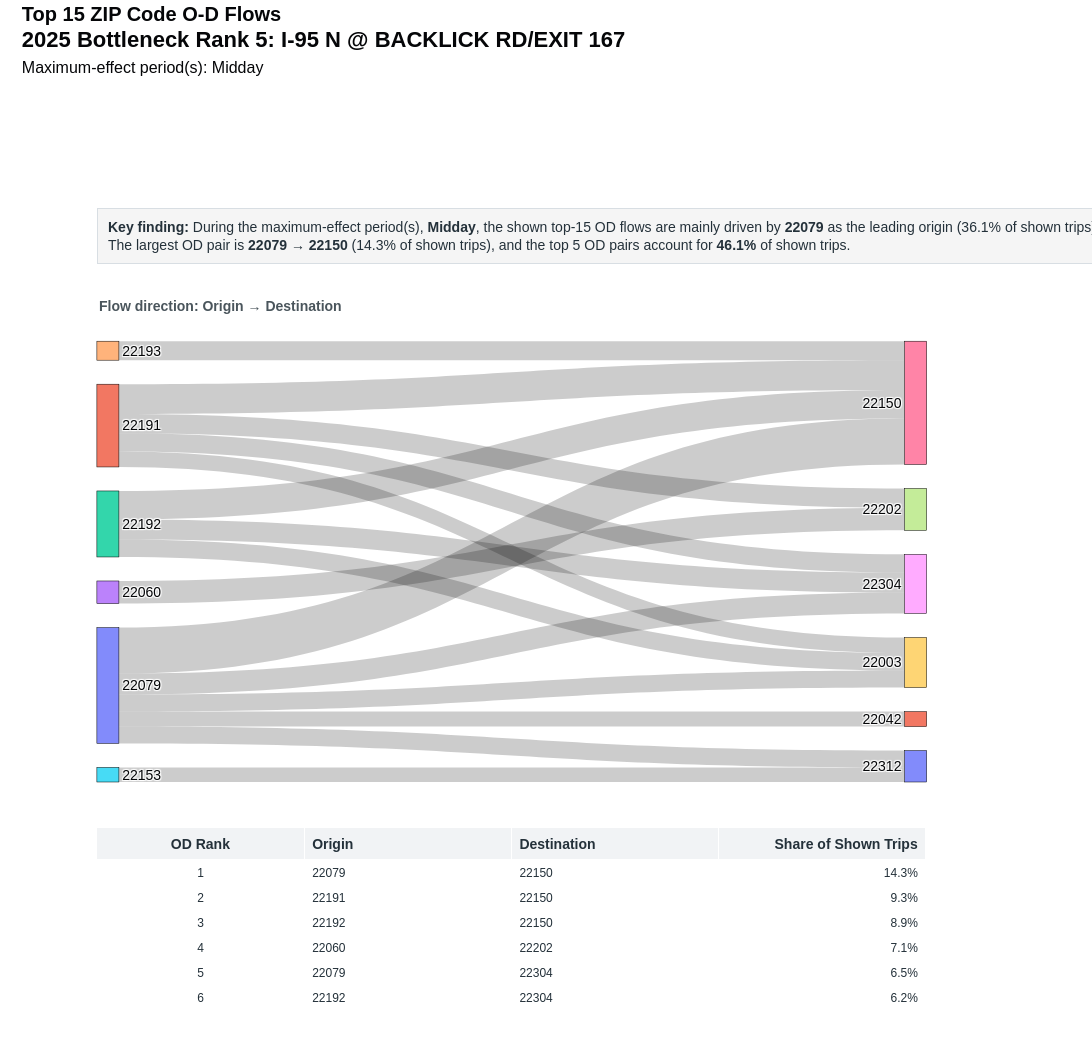

Write notebook code for a chart like this one.
### Code cell
zip_sankey

### Figure 1 — Plotly figure (JSON) as saved in the notebook; plotly's stock layout.template omitted (floating-point values rounded to 4 significant figures)
{"data": [{"arrangement": "snap", "domain": {"x": [0.04, 0.94], "y": [0.3, 0.88]}, "link": {"customdata": [[1, "22079", "22150", 0.1434], [2, "22191", "22150", 0.0929], [3, "22192", "22150", 0.08881], [4, "22060", "22202", 0.07052], [5, "22079", "22304", 0.06522], [6, "22192", "22304", 0.06233], [7, "22191", "22202", 0.05993], [8, "22193", "22150", 0.05921], [9, "22191", "22304", 0.0568], [10, "22192", "22003", 0.05463], [11, "22079", "22003", 0.05319], [12, "22079", "22312", 0.05247], [13, "22191", "22003", 0.04838], [14, "22079", "22042", 0.04669], [15, "22153", "22312", 0.04549]], "hovertemplate": "<b>OD Pair Rank %{customdata[0]}</b><br>%{customdata[1]} → %{customdata[2]}<br>Share of shown top-15 trips: %{customdata[3]:.1%}<extra></extra>", "source": [0, 1, 2, 3, 0, 2, 1, 4, 1, 2, 0, 0, 1, 0, 5], "target": [6, 6, 6, 7, 8, 8, 7, 6, 8, 9, 9, 10, 9, 11, 10], "value": [596.0, 386.0, 369.0, 293.0, 271.0, 259.0, 249.0, 246.0, 236.0, 227.0, 221.0, 218.0, 201.0, 194.0, 189.0]}, "node": {"hovertemplate": "<b>%{label}</b><extra></extra>", "label": ["22079", "22191", "22192", "22060", "22193", "22153", "22150", "22202", "22304", "22003", "22312", "22042"], "line": {"color": "black", "width": 0.5}, "pad": 24, "thickness": 22}, "type": "sankey"}, {"cells": {"align": ["center", "left", "left", "right"], "fill": {"color": "white"}, "font": {"color": "#24313A", "size": 12}, "height": 25, "values": [[1, 2, 3, 4, 5, 6, 7, 8, 9, 10, 11, 12, 13, 14, 15], ["22079", "22191", "22192", "22060", "22079", "22192", "22191", "22193", "22191", "22192", "22079", "22079", "22191", "22079", "22153"], ["22150", "22150", "22150", "22202", "22304", "22304", "22202", "22150", "22304", "22003", "22003", "22312", "22003", "22042", "22312"], ["14.3%", "9.3%", "8.9%", "7.1%", "6.5%", "6.2%", "6.0%", "5.9%", "5.7%", "5.5%", "5.3%", "5.2%", "4.8%", "4.7%", "4.5%"]]}, "domain": {"x": [0.04, 0.94], "y": [0, 0.24]}, "header": {"align": ["center", "left", "left", "right"], "fill": {"color": "#F1F3F5"}, "font": {"color": "#24313A", "size": 14}, "height": 28, "values": ["<b>OD Rank</b>", "<b>Origin</b>", "<b>Destination</b>", "<b>Share of Shown Trips</b>"]}, "type": "table"}], "layout": {"annotations": [{"align": "left", "bgcolor": "rgba(245,245,245,0.98)", "bordercolor": "#D8DEE3", "borderpad": 10, "borderwidth": 1, "font": {"color": "#24313A", "size": 14}, "showarrow": false, "text": "<b>Key finding:</b> During the maximum-effect period(s), <b>Midday</b>, the shown top-15 OD flows are mainly driven by <b>22079</b> as the leading origin (36.1% of shown trips) and <b>22150</b> as the leading destination (38.4%).<br>The largest OD pair is <b>22079 → 22150</b> (14.3% of shown trips), and the top 5 OD pairs account for <b>46.1%</b> of shown trips.", "x": 0.04, "xref": "paper", "y": 1.055, "yref": "paper"}, {"align": "left", "font": {"color": "#4A555C", "size": 14}, "showarrow": false, "text": "<b>Flow direction: Origin → Destination</b>", "x": 0.04, "xref": "paper", "y": 0.94, "yref": "paper"}], "font": {"color": "#050608", "family": "Arial", "size": 14}, "height": 1040, "margin": {"b": 30, "l": 60, "r": 110, "t": 250}, "paper_bgcolor": "white", "plot_bgcolor": "white", "title": {"text": "<b>Top 15 ZIP Code O-D Flows</b><br><span style='font-size:22px'><b>2025 Bottleneck Rank 5: I-95 N @ BACKLICK RD/EXIT 167</b></span><br><span style='font-size:16px'>Maximum-effect period(s): Midday</span>", "x": 0.02, "xanchor": "left", "y": 0.98, "yanchor": "top"}, "width": 1250}}
